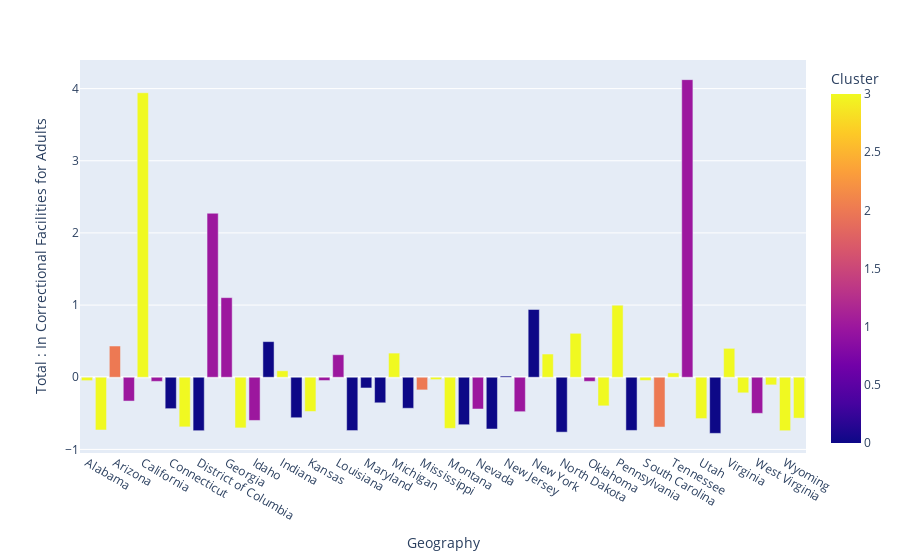

Notebook code for this chart:
### Code cell
createBarChart(runKmeans(full, getX(full), n), x_axis="Geography", y_axis='Total : In Correctional Facilities for Adults')

### Figure 1 — Plotly figure (JSON) as saved in the notebook; plotly's stock layout.template omitted (floating-point values rounded to 4 significant figures)
{"data": [{"alignmentgroup": "True", "hovertemplate": "Geography=%{x}<br>Total : In Correctional Facilities for Adults=%{y}<br>Cluster=%{marker.color}<extra></extra>", "legendgroup": "", "marker": {"color": [3, 3, 2, 1, 3, 1, 0, 3, 0, 1, 1, 3, 1, 0, 3, 0, 3, 1, 1, 0, 0, 0, 3, 0, 2, 3, 3, 0, 1, 0, 0, 1, 0, 3, 0, 3, 1, 3, 3, 0, 3, 2, 3, 1, 3, 0, 3, 3, 1, 3, 3, 3], "coloraxis": "coloraxis", "pattern": {"shape": ""}}, "name": "", "offsetgroup": "", "orientation": "v", "showlegend": false, "textposition": "auto", "type": "bar", "x": ["Alabama", "Alaska", "Arizona", "Arkansas", "California", "Colorado", "Connecticut", "Delaware", "District of Columbia", "Florida", "Georgia", "Hawaii", "Idaho", "Illinois", "Indiana", "Iowa", "Kansas", "Kentucky", "Louisiana", "Maine", "Maryland", "Massachusetts", "Michigan", "Minnesota", "Mississippi", "Missouri", "Montana", "Nebraska", "Nevada", "New Hampshire", "New Jersey", "New Mexico", "New York", "North Carolina", "North Dakota", "Ohio", "Oklahoma", "Oregon", "Pennsylvania", "Rhode Island", "South Carolina", "South Dakota", "Tennessee", "Texas", "Utah", "Vermont", "Virginia", "Washington", "West Virginia", "Wisconsin", "Wyoming", "Puerto Rico"], "xaxis": "x", "y": [-0.04661, -0.7307, 0.4329, -0.3298, 3.943, -0.05726, -0.4353, -0.6875, -0.7407, 2.273, 1.103, -0.7017, -0.5984, 0.4938, 0.08961, -0.561, -0.4743, -0.04522, 0.3124, -0.7386, -0.1484, -0.3542, 0.3349, -0.4297, -0.1753, -0.03259, -0.7084, -0.6578, -0.4398, -0.7173, 0.01657, -0.4772, 0.939, 0.3218, -0.7607, 0.6089, -0.05694, -0.3962, 0.9987, -0.7368, -0.04464, -0.6899, 0.06032, 4.124, -0.5727, -0.7773, 0.4007, -0.2159, -0.5001, -0.1057, -0.7409, -0.5666], "yaxis": "y"}], "layout": {"barmode": "relative", "coloraxis": {"colorbar": {"title": {"text": "Cluster"}}, "colorscale": [[0, "#0d0887"], [0.1111, "#46039f"], [0.2222, "#7201a8"], [0.3333, "#9c179e"], [0.4444, "#bd3786"], [0.5556, "#d8576b"], [0.6667, "#ed7953"], [0.7778, "#fb9f3a"], [0.8889, "#fdca26"], [1, "#f0f921"]]}, "legend": {"tracegroupgap": 0}, "margin": {"t": 60}, "xaxis": {"anchor": "y", "domain": [0, 1], "title": {"text": "Geography"}}, "yaxis": {"anchor": "x", "domain": [0, 1], "title": {"text": "Total : In Correctional Facilities for Adults"}}}}
